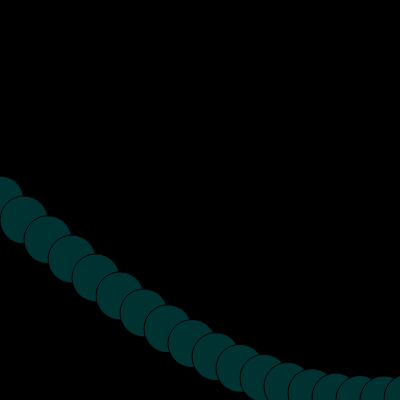
Frame 1 (no input)
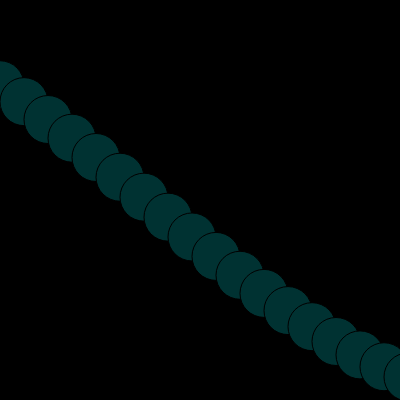
Frame 60 (no input)
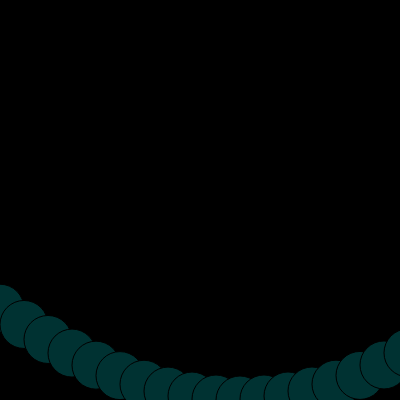
Frame 120 (the mouse pressed at the canvas centre since frame 60)

The p5.js sketch that drew these frames (run headless with seeded random() and noise() and a simulated clock; from frame 60 on, the mouse is pressed at the canvas centre):

// p5.js sketch
// ── sketch.js
class Wave {
    constructor(startAngle, angVel) {
        this.ang = startAngle
        this.angVel = angVel

    }

    display() {
        for (let x=0; x<=innerWidth;x+=24) {
            let y = map(sin(this.ang),-1,1,0,height)
            stroke (0)
            fill (0,50,50)
            ellipse(x,y,48,48)
            this.ang += this.angVel

        }
    }
}

var wave
function setup() {
    createCanvas(400,400)
    wave = new Wave(0,0.1)
}


function draw() {
    background(0)
    wave.display()
    

}
